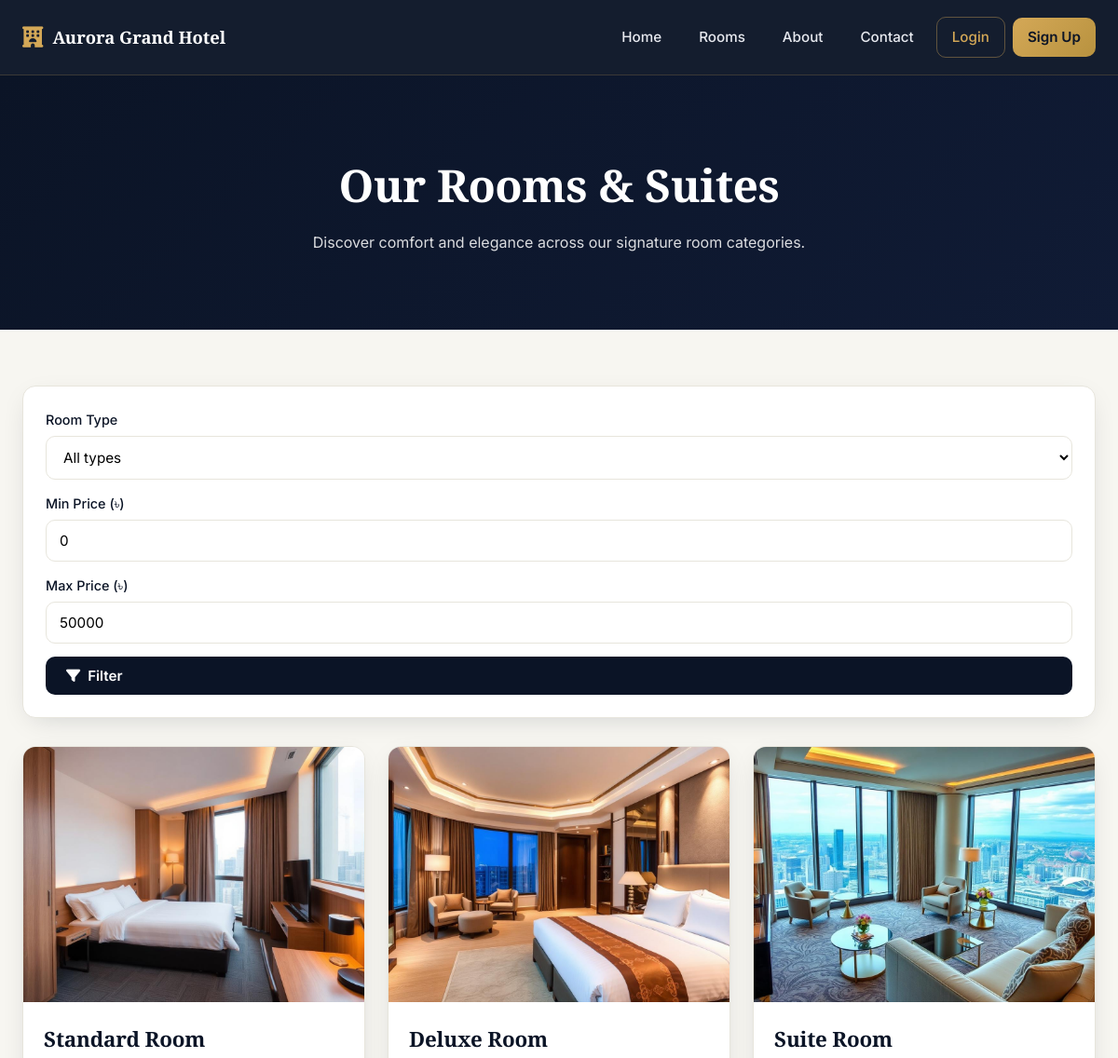
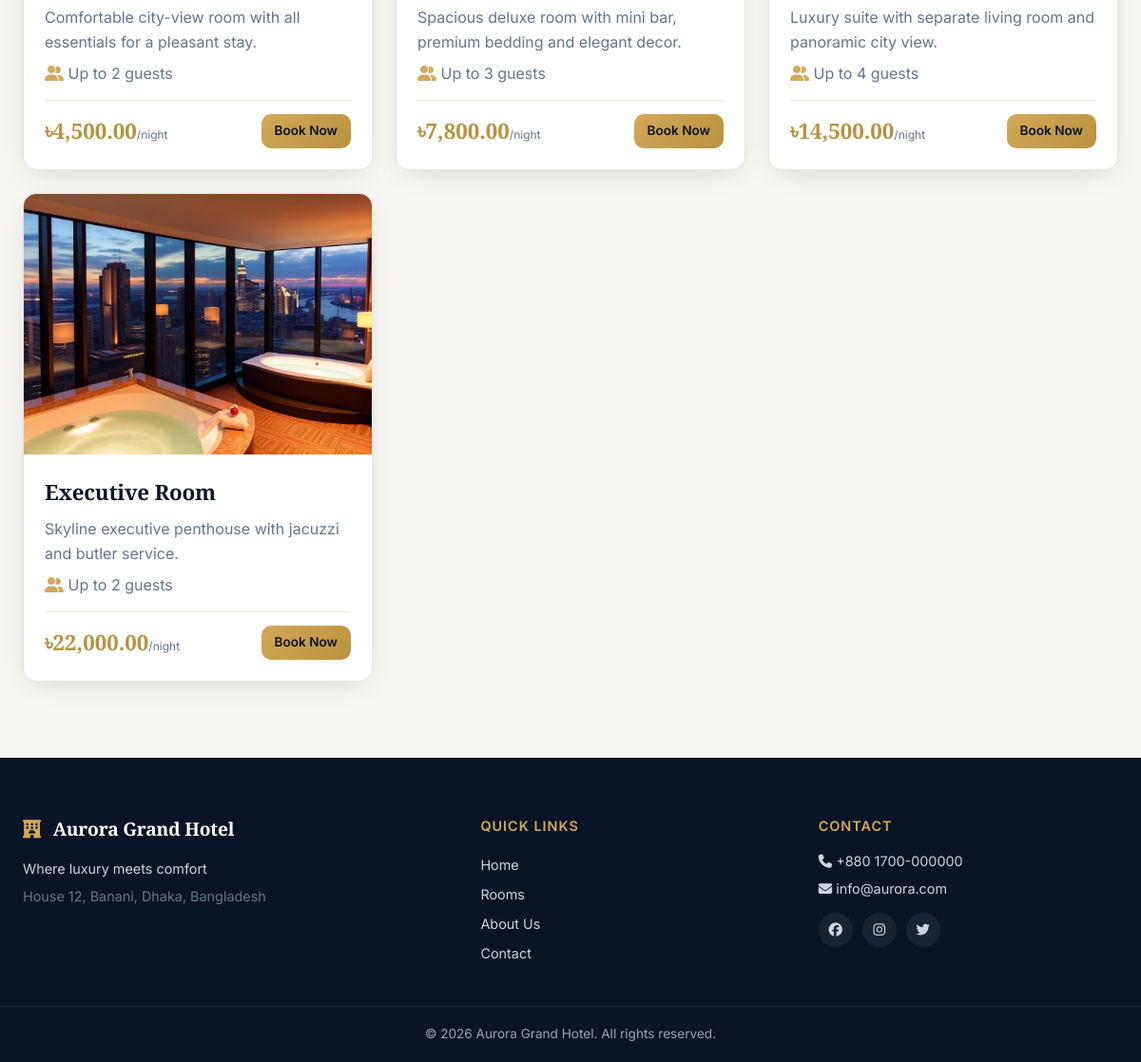
The page /rooms.php on the database its author committed (2 pictures, top to bottom).
### tables this page shows
CREATE TABLE room_types (
  id INT PRIMARY KEY AUTO_INCREMENT,
  name VARCHAR(60) UNIQUE NOT NULL,
  base_price DECIMAL(10,2) NOT NULL,
  capacity INT NOT NULL,
  description TEXT,
  image VARCHAR(120)
);

### config/db.php (called while the page is built, shortened)
<?php
function db(): PDO {
    static $pdo = null;
    if ($pdo === null) {
        $dsn = 'mysql:host=' . DB_HOST . ';dbname=' . DB_NAME . ';charset=' . DB_CHAR;
        try {
            $pdo = new PDO($dsn, DB_USER, DB_PASS, [
                PDO::ATTR_ERRMODE            => PDO::ERRMODE_EXCEPTION,
                PDO::ATTR_DEFAULT_FETCH_MODE => PDO::FETCH_ASSOC,
                PDO::ATTR_EMULATE_PREPARES   => false,
            ]);
        } catch (PDOException $e) {
            http_response_code(500);
            exit('Database connection failed: ' . htmlspecialchars($e->getMessage()));
        }
    }
    return $pdo;
}
function base_url(string $path = ''): string {
    $script = $_SERVER['SCRIPT_NAME'] ?? '';
    $root = rtrim(str_replace('\\', '/', dirname($script)), '/');
    return $root . '/' . ltrim($path, '/');
}

### includes/security.php (called while the page is built, shortened)
<?php
function e(string $v): string { return htmlspecialchars(trim($v), ENT_QUOTES | ENT_HTML5, 'UTF-8'); }
function current_user(): ?array { return $_SESSION['user'] ?? null; }
function money($n): string { return CURRENCY . number_format((float)$n, 2); }

### includes/helpers.php (called while the page is built, shortened)
<?php
require_once __DIR__ . '/../config/db.php';
function image_url(?string $file): string {
    $abs = __DIR__ . '/../uploads/rooms/' . $file;
    return base_url('assets/images/' . rawurlencode($file));
}

### rooms.php (the view, shortened to what this page needs)
<?php
require_once __DIR__ . '/config/db.php';
require_once __DIR__ . '/includes/security.php';
require_once __DIR__ . '/includes/helpers.php';
$min = (int)($_GET['min'] ?? 0);
$max = (int)($_GET['max'] ?? 50000);
$where = 'WHERE base_price BETWEEN ? AND ?';
$params = [$min, $max];
$types = db()->prepare("SELECT * FROM room_types $where ORDER BY base_price");
$types->execute($params);
$types = $types->fetchAll();
include __DIR__ . '/includes/header.php';
?>
<div class="page-head">
  <div class="container"><h1>Our Rooms & Suites</h1><p>Discover comfort and elegance across our signature room categories.</p></div>
</div>
<div class="container">
  <form class="filter-bar" method="get">
    <div class="form-group" style="margin:0"><label>Room Type</label>
      <select name="type"><option value="0">All types</option>
      </select>
    </div>
    <div class="form-group" style="margin:0"><label>Min Price (<?= CURRENCY ?>)</label><input type="number" name="min" value="<?= $min ?>" min="0"></div>
    <div class="form-group" style="margin:0"><label>Max Price (<?= CURRENCY ?>)</label><input type="number" name="max" value="<?= $max ?>" min="0"></div>
    <button class="btn btn-dark"><i class="fa-solid fa-filter"></i> Filter</button>
  </form>
  <div class="grid grid-3" style="margin-bottom:80px">
    <?php foreach ($types as $rt): ?>
    <div class="card" id="type-<?= (int)$rt['id'] ?>">
      <div class="card-img"><img src="<?= e(image_url($rt['image'])) ?>" alt="<?= e($rt['name']) ?>" loading="lazy"></div>
      <div class="card-body">
        <h3><?= e($rt['name']) ?> Room</h3>
        <p class="muted"><?= e($rt['description']) ?></p>
        <p class="muted" style="margin-top:8px"><i class="fa-solid fa-user-group" style="color:var(--gold)"></i> Up to <?= (int)$rt['capacity'] ?> guests</p>
        <div class="card-meta">
          <span class="price"><?= money($rt['base_price']) ?><small>/night</small></span>
          <a href="<?= base_url('room.php?type=' . (int)$rt['id']) ?>" class="btn btn-primary btn-sm">Book Now</a>
        </div>
      </div>
    </div>
    <?php endforeach; if (!$types): ?><p class="muted">No rooms match your filters.</p><?php endif; ?>
  </div>
</div>
<?php include __DIR__ . '/includes/footer.php'; ?>

### includes/header.php (shortened to what this page needs)
<?php
require_once __DIR__ . '/../config/db.php';
require_once __DIR__ . '/security.php';
$user = current_user();
?><!doctype html>
<html lang="en">
<head>
<link rel="stylesheet" href="<?= base_url('assets/css/style.css') ?>">
<link rel="stylesheet" href="https://cdnjs.cloudflare.com/ajax/libs/font-awesome/6.5.0/css/all.min.css">
</head>
<body>
<header class="topbar">
  <div class="container nav">
    <a class="brand" href="<?= base_url('index.php') ?>">
      <i class="fa-solid fa-hotel"></i> <span><?= e(HOTEL_NAME) ?></span>
    </a>
    <nav class="nav-links">
      <a href="<?= base_url('index.php') ?>">Home</a>
      <a href="<?= base_url('rooms.php') ?>">Rooms</a>
      <a href="<?= base_url('about.php') ?>">About</a>
      <a href="<?= base_url('contact.php') ?>">Contact</a>
      <?php if ($user): ?>
        <a href="<?= base_url('auth/logout.php') ?>" class="btn-ghost"><i class="fa-solid fa-right-from-bracket"></i></a>
      <?php else: ?>
        <a href="<?= base_url('auth/login.php') ?>" class="btn-ghost">Login</a>
        <a href="<?= base_url('auth/register.php') ?>" class="btn-gold">Sign Up</a>
      <?php endif; ?>
    </nav>
  </div>
</header>
<main>

### includes/footer.php
</main>
<footer class="footer">
  <div class="container footer-grid">
    <div>
      <h4><i class="fa-solid fa-hotel"></i> <?= e(HOTEL_NAME) ?></h4>
      <p><?= e(HOTEL_TAGLINE) ?></p>
      <p class="muted"><?= e(HOTEL_ADDRESS) ?></p>
    </div>
    <div>
      <h5>Quick Links</h5>
      <a href="<?= base_url('index.php') ?>">Home</a>
      <a href="<?= base_url('rooms.php') ?>">Rooms</a>
      <a href="<?= base_url('about.php') ?>">About Us</a>
      <a href="<?= base_url('contact.php') ?>">Contact</a>
    </div>
    <div>
      <h5>Contact</h5>
      <p><i class="fa-solid fa-phone"></i> <?= e(HOTEL_PHONE) ?></p>
      <p><i class="fa-solid fa-envelope"></i> <?= e(HOTEL_EMAIL) ?></p>
      <div class="socials">
        <a href="#"><i class="fa-brands fa-facebook"></i></a>
        <a href="#"><i class="fa-brands fa-instagram"></i></a>
        <a href="#"><i class="fa-brands fa-twitter"></i></a>
      </div>
    </div>
  </div>
  <div class="footer-bottom">© <?= date('Y') ?> <?= e(HOTEL_NAME) ?>. All rights reserved.</div>
</footer>
</body></html>

### rows shown on the page
room_types: image (picture), name "Standard", description "Comfortable city-view room with all essentials for a pleasant stay.", capacity "2", base_price "৳4,500.00"
room_types: image (picture), name "Deluxe", description "Spacious deluxe room with mini bar, premium bedding and elegant decor.", capacity "3", base_price "৳7,800.00"
room_types: image (picture), name "Suite", description "Luxury suite with separate living room and panoramic city view.", capacity "4", base_price "৳14,500.00"
room_types: image (picture), name "Executive", description "Skyline executive penthouse with jacuzzi and butler service.", capacity "2", base_price "৳22,000.00"

### other values the page prints
HOTEL_NAME "Aurora Grand Hotel"
CURRENCY "৳"
HOTEL_TAGLINE "Where luxury meets comfort"
HOTEL_ADDRESS "House 12, Banani, Dhaka, Bangladesh"
HOTEL_PHONE "+880 1700-000000"
HOTEL_EMAIL "info@aurora.com"
